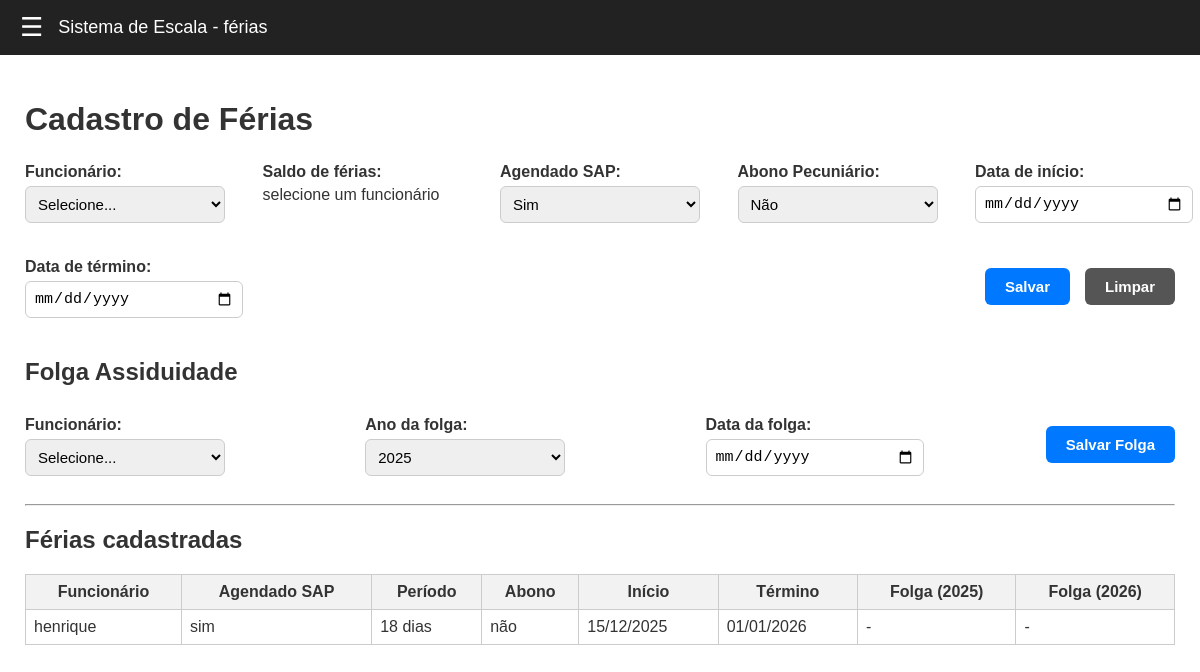
Before: / with the older database file.
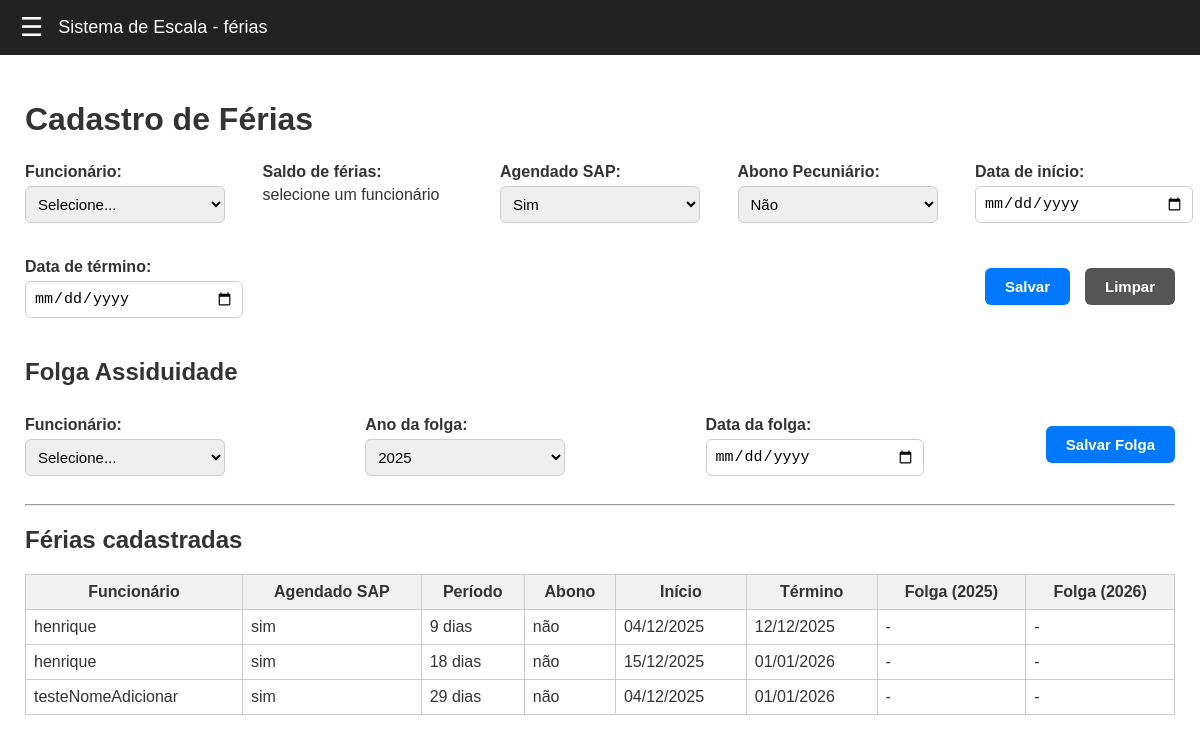
After: the same page with the newer database file.
### tables this page shows
CREATE TABLE ferias (
            id INTEGER PRIMARY KEY AUTOINCREMENT,
            funcionario_id INTEGER NOT NULL,
            agendado_sap TEXT CHECK(agendado_sap IN ('sim', 'não')) DEFAULT 'não',
            periodo_dias INTEGER NOT NULL,
            abono_peculiario TEXT CHECK(abono_peculiario IN ('sim', 'não')) DEFAULT 'não',
            data_inicio TEXT NOT NULL,
            data_fim TEXT NOT NULL,
            folga_assiduidade_ano_anterior TEXT,
            folga_assiduidade_ano TEXT,
            cor TEXT,
            FOREIGN KEY (funcionario_id) REFERENCES funcionarios(id)
        );

CREATE TABLE funcionarios (
            id INTEGER PRIMARY KEY AUTOINCREMENT,
            nome TEXT NOT NULL
        );

### routes/ferias_routes.py (the view)
@ferias_bp.route("/")
def pagina_inicial():
    ano_atual = datetime.now().year
    ano_proximo = ano_atual + 1
    funcionarios = listar_funcionarios()
    ferias = listar_ferias(ano_atual, ano_proximo)
    funcionarios_saldo = []
    for f in funcionarios:
        saldo = 30 - total_dias_ferias(f[0])
        funcionarios_saldo.append((f[0], f[1], saldo))
    return render_template(
        "index.html",
        funcionarios=funcionarios_saldo,
        ferias=ferias,
        ano_atual=ano_atual,
        ano_proximo=ano_proximo
    )

### database.py (called while the page is built)
def get_connection():
    return sqlite3.connect(DB_NAME)

### services/ferias_service.py (called while the page is built)
def formatar_data(data_str):
    if not data_str:
        return None
    ano, mes, dia = data_str.split("-")
    return f"{dia}/{mes}/{ano}"

def total_dias_ferias(funcionario_id):
    conn = get_connection()
    cursor = conn.cursor()
    cursor.execute("""
        SELECT SUM(periodo_dias)
        FROM ferias
        WHERE funcionario_id = ?
    """, (funcionario_id,))
    total = cursor.fetchone()[0]
    conn.close()
    return total or 0

### services/funcionario_service.py (called while the page is built)
def listar_funcionarios():
    conn = get_connection()
    cursor = conn.cursor()
    cursor.execute("SELECT id, nome FROM funcionarios ORDER BY nome;")
    dados = cursor.fetchall()
    conn.close()
    return dados

### templates/index.html (shortened to what this page needs)
{% extends "base.html" %}
{% block content %}
<h1>Cadastro de Férias</h1>
<form action="/adicionar-ferias" method="POST" class="form-section" id="formFerias">
    <div class="form-group">
        <label>Funcionário:</label>
        <select name="funcionario_id" id="funcionario_id" required>
            <option value="">Selecione...</option>
        </select>
    </div>
    <div class="form-group">
        <label id="label_saldo">Saldo de férias:</label>
        <span id="span_saldo">selecione um funcionário</span>
    </div>
    <div class="form-group">
        <label>Agendado SAP:</label>
        <select name="agendado_sap" id="agendado_sap">
            <option value="sim">Sim</option>
        </select>
    </div>
    <div class="form-group">
        <label>Abono Pecuniário:</label>
        <select name="abono_peculiario" id="abono_peculiario">
            <option value="não" selected>Não</option>
        </select>
    </div>
    <div class="form-group">
        <label>Data de início:</label>
        <input type="date" name="inicio" id="inicio" required>
    </div>
    <div class="form-group">
        <label>Data de término:</label>
        <input type="date" name="fim" id="fim" required>
    </div>
    <div class="form-buttons">
        <button type="submit" id="btnSubmit" class="btn">Salvar</button>
        <button type="button" class="btn-secondary" onclick="limparFormulario()">Limpar</button>
    </div>
</form>
<h2>Folga Assiduidade</h2>
<form action="/adicionar-folga" method="POST" id="formFolga" class="form-section">
    <div class="form-group">
        <label>Funcionário:</label>
        <select name="funcionario_folga_id" id="funcionario_folga_id" required>
            <option value="">Selecione...</option>
        </select>
    </div>
    <div class="form-group">
        <label>Ano da folga:</label>
        <select name="ano" id="ano" required>
            <option value="{{ ano_atual }}">{{ ano_atual }}</option>
        </select>
    </div>
    <div class="form-group">
        <label>Data da folga:</label>
        <input type="date" name="data_folga" id="data_folga" required>
    </div>
    <div class="form-buttons">
        <button type="submit" form="formFolga" id="btnFolga" class="btn">Salvar Folga</button>
    </div>
</form>
<hr>
<h2>Férias cadastradas</h2>
<table class="table">
    <tr>
        <th>Funcionário</th>
        <th>Agendado SAP</th>
        <th>Período</th>
        <th>Abono</th>
        <th>Início</th>
        <th>Término</th>
        <th>Folga ({{ ano_atual }})</th>
        <th>Folga ({{ ano_proximo }})</th>
    </tr>
    {% for f in ferias %}
    <tr class="clickable-row"
        onclick="carregarFerias(
            '{{ f[0] }}','{{ f[1] }}','{{ f[3] }}','{{ f[4] }}','{{ f[5] }}',
            '{{ f[10] }}','{{ f[11] }}','{{ f[12] }}','{{ f[13] }}'
        )">
        <td>{{ f[2] }}</td>
        <td>{{ f[3] }}</td>
        <td>{{ f[4] }} dias</td>
        <td>{{ f[5] }}</td>
        <td>{{ f[6] }}</td>
        <td>{{ f[7] }}</td>
        <td>{{ f[8] or '-' }}</td>
        <td>{{ f[9] or '-' }}</td>
    </tr>
    {% endfor %}
</table>
{% endblock %}

### templates/base.html (shortened to what this page needs)
<!DOCTYPE html>
<html lang="pt-br">
<head>
    <link rel="stylesheet" href="{{ url_for('static', filename='styles/styles.css') }}">
</head>
<body>
    <div class="topbar">
        <span class="hamburger" onclick="openMenu()">&#9776;</span>
        Sistema de Escala - férias
    </div>
    <div class="content">
        {% block content %}{% endblock %}
    </div>
</body>
</html>

### static/styles/styles.css (style rules this page uses)
:root { --cor-fundo-geral: #ffffff; --cor-texto: #333; --cor-topbar-fundo: #222; --cor-topbar-texto: #ffffff; --cor-menu-fundo: #333; --cor-menu-hover: #444; --cor-menu-texto: #ddd; --cor-menu-texto-hover: #fff; --cor-borda-tabela: #999; --cor-header-tabela: #f2f2f2; --cor-botao: #0078ff; --cor-botao-hover: #005fcc; --cor-botao-texto: #fff; --cor-danger: #d9534f; --cor-danger-hover: #c9302c; }
body { margin: 0; font-family: Arial, sans-serif; background: var(--cor-fundo-geral); color: var(--cor-texto); }
.content { padding: 25px; }
.topbar { background: var(--cor-topbar-fundo); color: var(--cor-topbar-texto); padding: 12px 20px; display: flex; align-items: center; font-size: 18px; }
.hamburger { font-size: 26px; cursor: pointer; margin-right: 15px; }
table { border-collapse: collapse; width: 100%; margin-top: 20px; }
table th { background: var(--cor-header-tabela); padding: 10px; border: 1px solid var(--cor-borda-tabela); }
table td { padding: 10px; border: 1px solid var(--cor-borda-tabela); }
input[type="text"], input[type="number"], input[type="date"], select { padding: 8px; margin-bottom: 10px; border: 1px solid var(--cor-borda-tabela); border-radius: 4px; width: 250px; }
button { padding: 8px 14px; background: var(--cor-botao); color: var(--cor-botao-texto); border: none; cursor: pointer; border-radius: 4px; }
h1 { color: var(--cor-texto); margin-bottom: 15px; }
h2 { color: var(--cor-texto); }
.btn { grid-column: span 2; padding: 10px; background: var(--primary); color: white; border: none; cursor: pointer; }
.table { width: 100%; border-collapse: collapse; }
.table th, .table td { border: 1px solid #ccc; padding: 8px; }
.form-section { display: flex; justify-content: space-between; align-items: flex-start; gap: 25px; width: 100%; flex-wrap: nowrap; padding: 10px 0; }
.form-group { display: flex; flex-direction: column; min-width: 150px; max-width: 200px; }
.form-group label { font-weight: bold; margin-bottom: 5px; }
.form-group input, .form-group select { padding: 8px; border: 1px solid #ccc; border-radius: 6px; font-size: 15px; width: 100%; }
.form-buttons { display: flex; gap: 15px; align-items: center; margin-top: 10px; }
.form-buttons button { padding: 10px 20px; font-weight: bold; border-radius: 6px; font-size: 15px; }
.btn { background: #0078ff; color: white; border: none; }
.btn-secondary { background: #555; color: white; }
@media (max-width: 1200px) { .form-section { flex-wrap: wrap; } }
@media (max-width: 1200px) { .form-group { width: calc(50% - 20px); } }

Changed rows visible on the page:
added ferias: nome "henrique", agendado_sap "sim", periodo_dias "9", abono_peculiario "não", data_inicio "04/12/2025", data_fim "12/12/2025", f "-"
added ferias: nome "testeNomeAdicionar", agendado_sap "sim", periodo_dias "29", abono_peculiario "não", data_inicio "04/12/2025", data_fim "01/01/2026", f "-"
